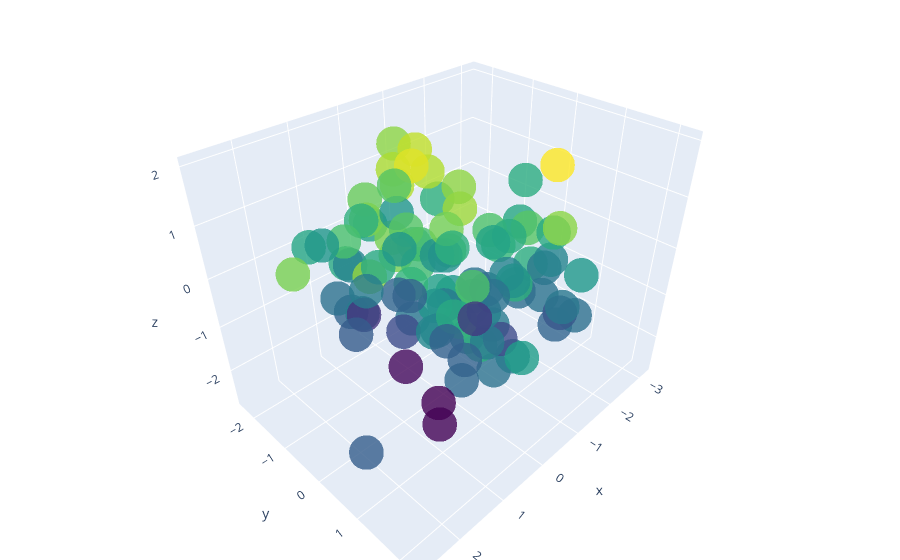

Here is the notebook cell this chart was saved with:
### Code cell
# Sample data
x = np.random.standard_normal(100)
y = np.random.standard_normal(100)
z = np.random.standard_normal(100)

fig = go.Figure(data=[go.Scatter3d(
    x=x, y=y, z=z,
    mode='markers',
    marker=dict(
        size=12,
        color=z,  # set color to an array/list of desired values
        colorscale='Viridis',  # choose a colorscale
        opacity=0.8
    )
)])

# Set layout options
fig.update_layout(margin=dict(l=0, r=0, b=0, t=0))
fig.show()
